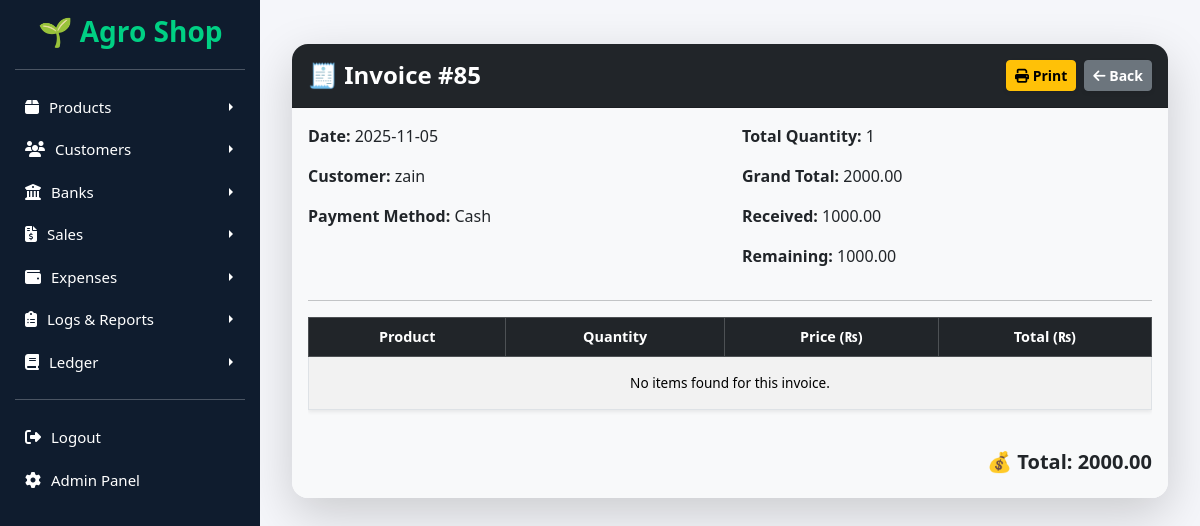
/sales/85/, run on the app's committed database.
### sales/models.py (models this page shows, shortened)
class Invoice(models.Model):
    PAYMENT_METHODS = (
        ('cash', 'Cash'),
        ('credit', 'Credit'),
        ('installment', 'Installment'),
    )
    customer = models.ForeignKey(Customer, on_delete=models.CASCADE)
    date = models.DateTimeField(default=timezone.now)
    payment_method = models.CharField(max_length=50, choices=PAYMENT_METHODS)
    total_quantity = models.PositiveIntegerField(default=0)
    grand_total = models.DecimalField(max_digits=10, decimal_places=2, default=0)
    receiving_amount = models.DecimalField(max_digits=10, decimal_places=2, default=0)
    remaining_amount = models.DecimalField(max_digits=10, decimal_places=2, default=0)

### customers/models.py (models this page shows, shortened)
class Customer(models.Model):
    name = models.CharField(max_length=100, null=True, blank=True)
    father_name = models.CharField(max_length=100, null=True, blank=True)
    cnic = models.CharField(max_length=15, null=True, blank=True, unique=True)
    mobile = models.CharField(max_length=15, null=True, blank=True)
    email = models.EmailField(blank=True, null=True)
    city = models.CharField(max_length=50, null=True, blank=True)
    resident = models.CharField(max_length=50, null=True, blank=True)
    address = models.TextField(null=True, blank=True)

### sales/views.py (the view)
# urls.py: path("<int:invoice_id>/", views.invoice_detail, name="invoice_detail"),
def invoice_detail(request, invoice_id):
    invoice = get_object_or_404(Invoice, id=invoice_id)
    items = invoice.items.all()
    return render(request, "sales/invoice_detail.html", {"invoice": invoice, "items": items})

### templates/sales/invoice_detail.html (shortened to what this page needs)
{% extends "base.html" %}
{% block content %}
<div class="container my-4">
  <div class="card shadow-lg border-0 rounded-4">
    <div class="card-header bg-dark text-white d-flex flex-wrap justify-content-between align-items-center py-3">
      <h4 class="mb-2 mb-md-0">🧾 Invoice #{{ invoice.id }}</h4>
      <div class="d-flex gap-2 flex-wrap">
        <a href="{% url 'sales:print_invoice' invoice.id %}"
           class="btn btn-warning btn-sm fw-semibold shadow-sm" target="_blank">
          <i class="fa fa-print"></i> Print
        </a>
        <a href="{% url 'sales:list_invoices' %}"
           class="btn btn-secondary btn-sm fw-semibold shadow-sm">
          <i class="fa fa-arrow-left"></i> Back
        </a>
      </div>
    </div>
    <div class="card-body bg-light">
      <div class="row gy-3">
        <div class="col-md-6 col-12">
          <p><strong>Date:</strong> {{ invoice.date|date:"Y-m-d" }}</p>
          <p><strong>Customer:</strong> {{ invoice.customer.name }}</p>
          <p><strong>Payment Method:</strong> {{ invoice.payment_method|title }}</p>
        </div>
        <div class="col-md-6 col-12">
          <p><strong>Total Quantity:</strong> {{ invoice.total_quantity }}</p>
          <p><strong>Grand Total:</strong> {{ invoice.grand_total|floatformat:2 }}</p>
          {% if invoice.receiving_amount %}
          <p><strong>Received:</strong> {{ invoice.receiving_amount|floatformat:2 }}</p>
          <p><strong>Remaining:</strong> {{ invoice.remaining_amount|floatformat:2 }}</p>
          {% endif %}
        </div>
      </div>
      <hr>
      <div class="table-responsive mt-3">
        <table class="table table-bordered table-striped align-middle text-center shadow-sm">
          <thead class="table-dark">
            <tr>
              <th>Product</th>
              <th>Quantity</th>
              <th>Price (₨)</th>
              <th>Total (₨)</th>
            </tr>
          </thead>
          <tbody>
            {% for item in invoice.invoiceitem_set.all %}
            <tr>
              <td>{{ item.product.name }}</td>
              <td>{{ item.quantity }}</td>
              <td>{{ item.price|floatformat:2 }}</td>
              <td>{{ item.total|floatformat:2 }}</td>
            </tr>
            {% empty %}
            <tr>
              <td colspan="4" class="text-center py-3">No items found for this invoice.</td>
            </tr>
            {% endfor %}
          </tbody>
        </table>
      </div>
      <div class="text-end mt-4">
        <h5 class="fw-bold">💰 Total: {{ invoice.grand_total|floatformat:2 }}</h5>
      </div>
    </div>
  </div>
</div>
{% endblock %}

### templates/base.html (style rules this page uses)
body { display: flex; flex-wrap: nowrap; min-height: 100vh; margin: 0; background: #f8f9fa; }

### templates/sales/invoice_detail.html (style rules this page uses)
body { background-color: #f5f6fa; }
.card { overflow: hidden; }
h4, h5 { font-weight: 600; }
.table th { font-size: 0.9rem; }
.table td { font-size: 0.85rem; }

### data on the page
Invoice: id "85", date "2025-11-05", customer.name "zain", payment_method "Cash", total_quantity "1", grand_total "2000.00", receiving_amount "1000.00", remaining_amount "1000.00"
